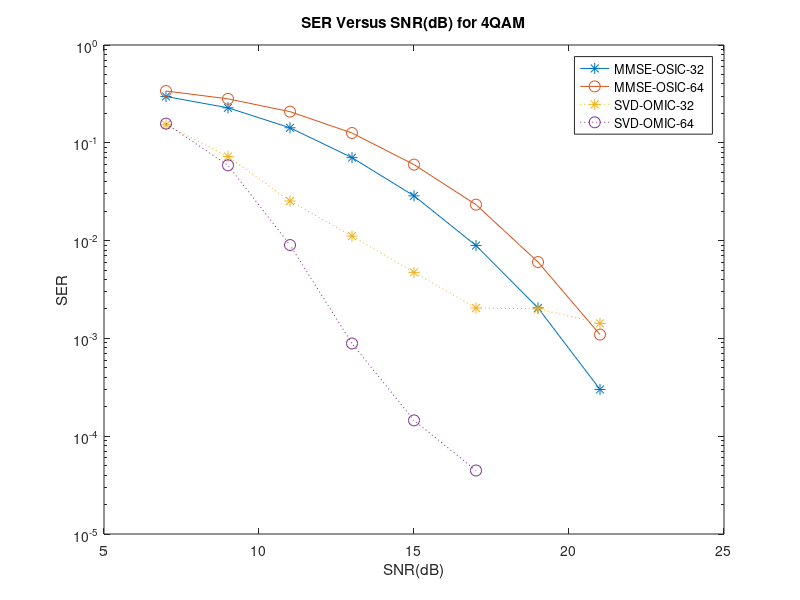
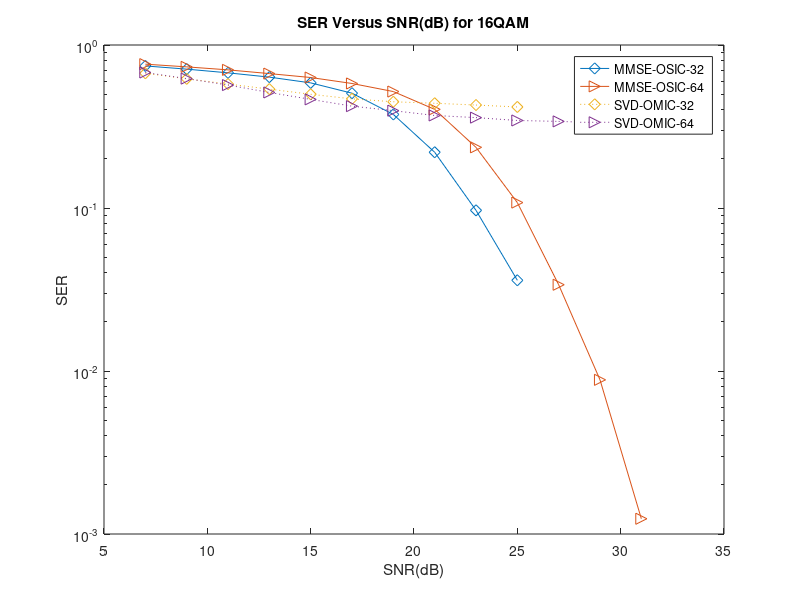
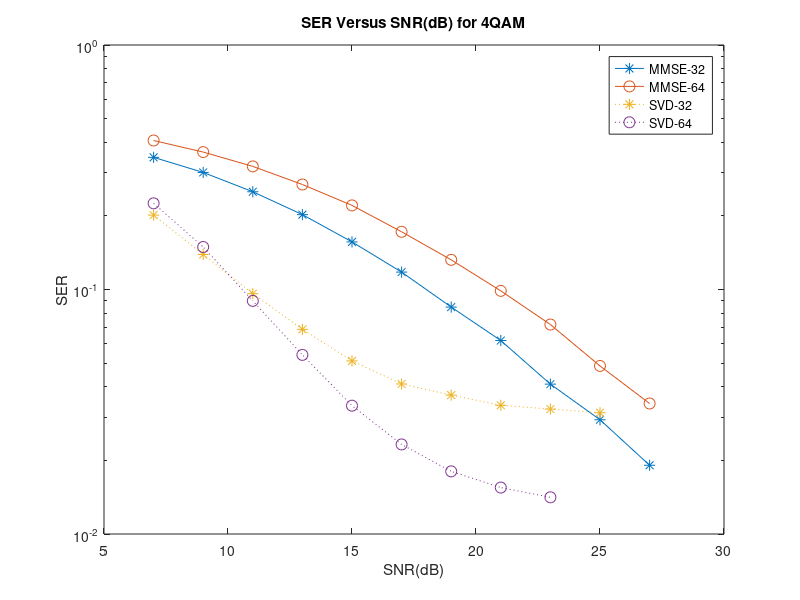
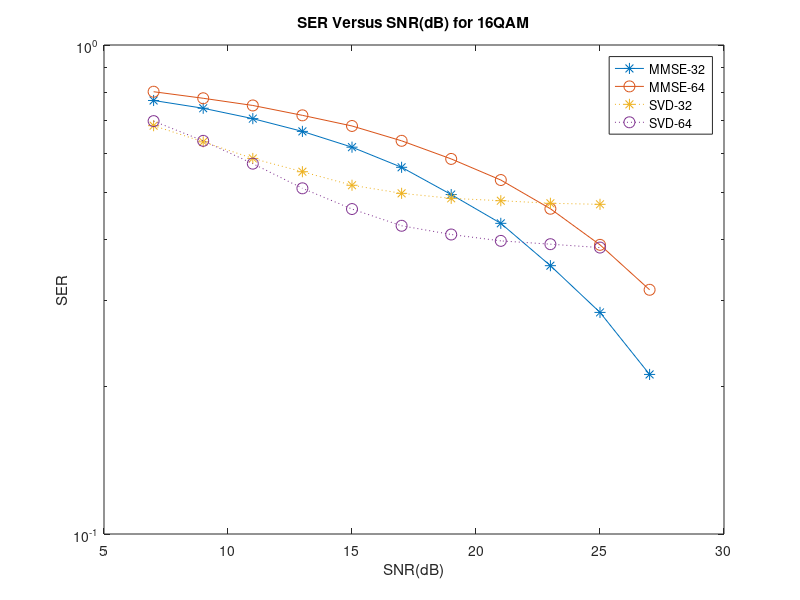

These figures' MATLAB source, in order:
%% MMSE-OSIC
SER_MMSE_OSIC_32_4=[0.2972062500, 0.2279687500 ,0.1424250000 ,0.0705062500 ,0.0286875000 ,0.0089000000 ,0.0020500000 ,0.0003006077 ];
SER_MMSE_OSIC_32_16=[0.7440250000, 0.7111250000, 0.6748750000 ,0.6352875000, 0.5856500000, 0.5062062500 ,0.3750312500,...
    0.2198000000, 0.0967562500, 0.0360125000];
SER_MMSE_OSIC_64_4=[0.3385843750, 0.2814031250, 0.2082000000, 0.1259750000, 0.0598437500, 0.0233000000, 0.0060375000, 0.0010937500  ];
SER_MMSE_OSIC_64_16=[0.7628968750, 0.7342406250, 0.7039031250, 0.6676812500, 0.6317593750, 0.5807312500, 0.5181187500, 0.4029062500,...
    0.2354906250, 0.1079718750, 0.0338187500, 0.0088281250, 0.0012406250 ];
%% RSVD-OMIC
SER_RSVD_OMIC_32_4=[0.1529875000, 0.0724187500, 0.0253937500, 0.0111187500, 0.0047312500 ,0.0020437500, 0.0020062500 ,0.0014250000  ];                                                                                                                      
SER_RSVD_OMIC_32_16=[0.6707875000, 0.6202625000, 0.5760937500, 0.5362062500, 0.4985500000 ,0.4672812500 ,0.4484625000,...
    0.4391375000, 0.4282062500 ,0.4167125000  ];
SER_RSVD_OMIC_64_4=[0.1571250000, 0.0588906250, 0.0090093750, 0.0008875000, 0.0001451598, 0.0000446016 ];
SER_RSVD_OMIC_64_16=[0.6781468750 0.6220937500 0.5678343750 0.5115250000 0.4639031250 0.4216093750 0.3954843750 0.3695625000,...
    0.3585375000, 0.3443187500, 0.3399000000, 0.3332718750, 0.3343687500 ];
%% MMSE
SER_MMSE_32_4=[0.3471625000, 0.3011687500, 0.2510812500, 0.2024062500, 0.1565687500, 0.1178125000, 0.0847562500,...
    0.0618375000, 0.0410187500, 0.0293312500 ,0.0191062500 ];
SER_MMSE_32_16=[0.7700937500, 0.7424125000, 0.7070312500 ,0.6658000000, 0.6181000000, 0.5622250000,...
    0.4945250000, 0.4318125000, 0.3537750000 ,0.2838937500, 0.2119875000 ];
SER_MMSE_64_4=[0.4067812800, 0.3648468780, 0.3187862800, 0.2688406280 ,0.2208128000, 0.1722062800 ,0.1322280000, 0.0987093780,...
    0.0718893780, 0.0486878000, 0.0341812800 ];
SER_MMSE_64_16=[0.8025093750, 0.7781718750, 0.7522625000 ,0.7180750000, 0.6829937500, 0.6368843750, 0.5848312500 ,0.5295250000, 0.4625500000,...
    0.3902406250, 0.3158062500];
%% RSVD
SER_RSVD_32_4=[0.2014687500, 0.1390687500 ,0.0961687500, 0.0687187500 ,0.0510500000, 0.0410812500 ,0.0369937500, 0.0336125000,...
    0.0324375000, 0.0313375000 ];
SER_RSVD_32_16=[0.6839750000, 0.6338250000, 0.5861437500, 0.5506687500, 0.5166312500, 0.4973375000,...
    0.4857812500, 0.4803875000, 0.4745750000, 0.4722875000  ];
SER_RSVD_64_4=[0.2251687500 ,0.1492437500 ,0.0898437500 ,0.0540218750, 0.0334843750 ,0.0232468750 ,0.0180375000 ,0.0154843750 ,0.0141281250 ];
SER_RSVD_64_16=[0.6988093750 ,0.6368156250, 0.5719250000, 0.5092625000, 0.4619156250, 0.4268875000 ,0.4097125000 ,0.3975875000 ,0.3914562500, 0.3852500000  ];
%% MMSE-AOMIC
SER_MMSE_AOMIC_32_4=[0.1993562500, 0.1323125000, 0.0773750000, 0.0477500000, 0.0252062500, 0.0168000000 ,0.0106812500 ,...
    0.0068750000, 0.0039625000, 0.0034000000  ];
SER_MMSE_AOMIC_32_16=[0.6985500000, 0.6601375000 ,0.6237375000, 0.5810750000 ,0.5362500000, 0.4748375000,...
    0.4049687500, 0.3432187500 ,0.2662000000, 0.2043562500, 0.1467312500, 0.1051375000];
SER_MMSE_AOMIC_64_4=[0.2162437500 ,0.1457968750, 0.0804312500 ,0.0423437500 ,0.0242718750 ,0.0116531250 ,0.0072125000,...
    0.0054281250, 0.0036656250 ,0.0014718750];
SER_MMSE_AOMIC_64_16=[0.7130406250, 0.6775250000, 0.6472187500, 0.6113437500, 0.5776875000, 0.5367343750, 0.4889937500,...
    0.4314718750, 0.3660656250 ,0.2928500000];
%% MMSE-DOMIC
SER_MMSE_DOMIC_32_4=[0.1964375000, 0.1202312500, 0.0657812500, 0.0333062500, 0.0162187500 ,0.0084250000, 0.0038812500,...
    0.0018062500, 0.0011030672, 0.0009252844 ];
SER_MMSE_DOMIC_32_16=[0.6971125000, 0.6597000000, 0.6186125000 ,0.5712937500, 0.5176750000 ,0.4486437500, 0.3618625000,...
    0.2878437500, 0.2048812500, 0.1428312500, 0.0926562500];
SER_MMSE_DOMIC_64_4=[0.2117062500, 0.1375937500, 0.0697531250 ,0.0310750000 ,0.0144656250 ,0.0057031250, 0.0025781250 ,0.0009750000 ];
SER_MMSE_DOMIC_64_16=[0.7122281250, 0.6747156250, 0.6412843750, 0.6009187500, 0.5644312500, 0.5144531250 ,0.4591187500 ,...
    0.3888562500, 0.3088750000];
% fig1=figure;
% Xsize=8.8;Ysize=11;
% % Xleft=(8-Xsize)/2;Ytop=(12-Ysize)/2;
% Xleft=0;
% Ytop=0;
% set(fig1,'Units','inches');
% set(fig1,'position', [Xleft,Ytop,Xsize,Ysize]);
% set(fig1,'PaperUnits','inches');
% set(fig1,'PaperPosition',[Xleft,Ytop,Xsize,Ysize]);
% set(gca,'fontsize',18);
figure (1)
semilogy([10:2:24]-3,SER_MMSE_OSIC_32_4,'-*', 'MarkerSize', 8);xlabel('SNR(dB)'),ylabel('SER');
hold on;
semilogy([10:2:24]-3,SER_MMSE_OSIC_64_4,'-o','MarkerSize',8);xlabel('SNR(dB)'),ylabel('SER');
hold on;
semilogy([10:2:24]-3,SER_RSVD_OMIC_32_4,':*','MarkerSize',8);xlabel('SNR(dB)'),ylabel('SER');
hold on;
semilogy([10:2:20]-3,SER_RSVD_OMIC_64_4,':o','MarkerSize',8);xlabel('SNR(dB)'),ylabel('SER');
hold on;
title('SER Versus SNR(dB) for 4QAM');
hold on 
legend('MMSE-OSIC-32','MMSE-OSIC-64','SVD-OMIC-32','SVD-OMIC-64');
hold off


figure (2)
semilogy([10:2:28]-3,SER_MMSE_OSIC_32_16,'-d','MarkerSize',8);xlabel('SNR(dB)'),ylabel('SER');
hold on;
semilogy([10:2:34]-3,SER_MMSE_OSIC_64_16,'->','MarkerSize',8);xlabel('SNR(dB)'),ylabel('SER');
hold on;
semilogy([10:2:28]-3,SER_RSVD_OMIC_32_16,':d','MarkerSize',8);xlabel('SNR(dB)'),ylabel('SER');
hold on;
semilogy([10:2:34]-3,SER_RSVD_OMIC_64_16,':>','MarkerSize',8);xlabel('SNR(dB)'),ylabel('SER');
hold on;
title('SER Versus SNR(dB) for 16QAM');
hold on 
legend('MMSE-OSIC-32','MMSE-OSIC-64','SVD-OMIC-32','SVD-OMIC-64');
hold off

figure (3)
semilogy([10:2:30]-3,SER_MMSE_32_4,'-*', 'MarkerSize', 8);xlabel('SNR(dB)'),ylabel('SER');
hold on;
semilogy([10:2:30]-3,SER_MMSE_64_4,'-o','MarkerSize',8);xlabel('SNR(dB)'),ylabel('SER');
hold on;
semilogy([10:2:28]-3,SER_RSVD_32_4,':*','MarkerSize',8);xlabel('SNR(dB)'),ylabel('SER');
hold on;
semilogy([10:2:26]-3,SER_RSVD_64_4,':o','MarkerSize',8);xlabel('SNR(dB)'),ylabel('SER');
hold on;
title('SER Versus SNR(dB) for 4QAM');
hold on 
legend('MMSE-32','MMSE-64','SVD-32','SVD-64');
hold off

figure (4)
semilogy([10:2:30]-3,SER_MMSE_32_16,'-*', 'MarkerSize', 8);xlabel('SNR(dB)'),ylabel('SER');
hold on;
semilogy([10:2:30]-3,SER_MMSE_64_16,'-o','MarkerSize',8);xlabel('SNR(dB)'),ylabel('SER');
hold on;
semilogy([10:2:28]-3,SER_RSVD_32_16,':*','MarkerSize',8);xlabel('SNR(dB)'),ylabel('SER');
hold on;
semilogy([10:2:28]-3,SER_RSVD_64_16,':o','MarkerSize',8);xlabel('SNR(dB)'),ylabel('SER');
hold on;
title('SER Versus SNR(dB) for 16QAM');
hold on 
legend('MMSE-32','MMSE-64','SVD-32','SVD-64');
hold off

figure (5)
semilogy([10:2:28]-3,SER_MMSE_AOMIC_32_4,'-*', 'MarkerSize', 8);xlabel('SNR(dB)'),ylabel('SER');
hold on;
semilogy([10:2:28]-3,SER_MMSE_AOMIC_64_4,'-o','MarkerSize',8);xlabel('SNR(dB)'),ylabel('SER');
hold on;
semilogy([10:2:28]-3,SER_MMSE_DOMIC_32_4,'--*', 'MarkerSize', 8);xlabel('SNR(dB)'),ylabel('SER');
hold on;
semilogy([10:2:24]-3,SER_MMSE_DOMIC_64_4,'--o','MarkerSize',8);xlabel('SNR(dB)'),ylabel('SER');
hold on;
semilogy([10:2:24]-3,SER_RSVD_OMIC_32_4,':*','MarkerSize',8);xlabel('SNR(dB)'),ylabel('SER');
hold on;
semilogy([10:2:20]-3,SER_RSVD_OMIC_64_4,':o','MarkerSize',8);xlabel('SNR(dB)'),ylabel('SER');
hold on;
title('SER Versus SNR(dB) for 4QAM');
hold on 
legend('MMSE-AOMIC-32','MMSE-AOMIC-64','MMSE-DOMIC-32','MMSE-DOMIC-64','SVD-OMIC-32','SVD-OMIC-64');
hold off

figure (6)
semilogy([10:2:32]-3,SER_MMSE_AOMIC_32_16,'-*', 'MarkerSize', 8);xlabel('SNR(dB)'),ylabel('SER');
hold on;
semilogy([10:2:28]-3,SER_MMSE_AOMIC_64_16,'-o','MarkerSize',8);xlabel('SNR(dB)'),ylabel('SER');
hold on;
semilogy([10:2:30]-3,SER_MMSE_DOMIC_32_16,'--*', 'MarkerSize', 8);xlabel('SNR(dB)'),ylabel('SER');
hold on;
semilogy([10:2:26]-3,SER_MMSE_DOMIC_64_16,'--o','MarkerSize',8);xlabel('SNR(dB)'),ylabel('SER');
hold on;
semilogy([10:2:28]-3,SER_RSVD_OMIC_32_16,':*','MarkerSize',8);xlabel('SNR(dB)'),ylabel('SER');
hold on;
semilogy([10:2:34]-3,SER_RSVD_OMIC_64_16,':o','MarkerSize',8);xlabel('SNR(dB)'),ylabel('SER');
hold on;
title('SER Versus SNR(dB) for 16QAM');
hold on 
legend('MMSE-AOMIC-32','MMSE-AOMIC-64','MMSE-DOMIC-32','MMSE-DOMIC-64','SVD-OMIC-32','SVD-OMIC-64');
hold off


% fig1=semilogy(0:2:18,sim8_16_0_18,'->','MarkerSize',18),xlabel('SNR per bit (dB)'),ylabel('BER');
% fig1=semilogy(0:2:22,sim8_64_0_22,'-d','MarkerSize',18),xlabel('SNR per bit (dB)'),ylabel('BER');
% hold on;
% fig1=semilogy(0:2:14,sim16_4_0_14,'-o','MarkerSize',18),xlabel('SNR per bit (dB)'),ylabel('BER');
% hold on;
% fig1=semilogy(0:2:18,sim16_16_0_18,'-s','MarkerSize',18),xlabel('SNR per bit (dB)'),ylabel('BER');
% hold on;
% fig1=semilogy(0:2:14,sim32_4_0_14,'-p','MarkerSize',18),xlabel('SNR per bit (dB)'),ylabel('BER');
% hold on;
% fig1=semilogy(6:2:22,sim_100_40_new,'-+','MarkerSize',18);xlabel('SNR (dB)'),ylabel('SER'),
% hold on;
% fig1=semilogy(6:2:22,sim_100_100_new,'->','MarkerSize',18);xlabel('SNR (dB)'),ylabel('SER'),
% hold on;
% fig1=semilogy(6:2:24,sim_100_40_old,'-*','MarkerSize',18),xlabel('SNR (dB)'),ylabel('SER'),
% legend('8X8 4QAM','8X8 16QAM','8X8 64QAM','16X16 4QAM','16X16 16QAM','32X32 4QAM','48X48 4QAM');

% print('-depsc','-tiff','-r300','BER_curves');
% hold off;

